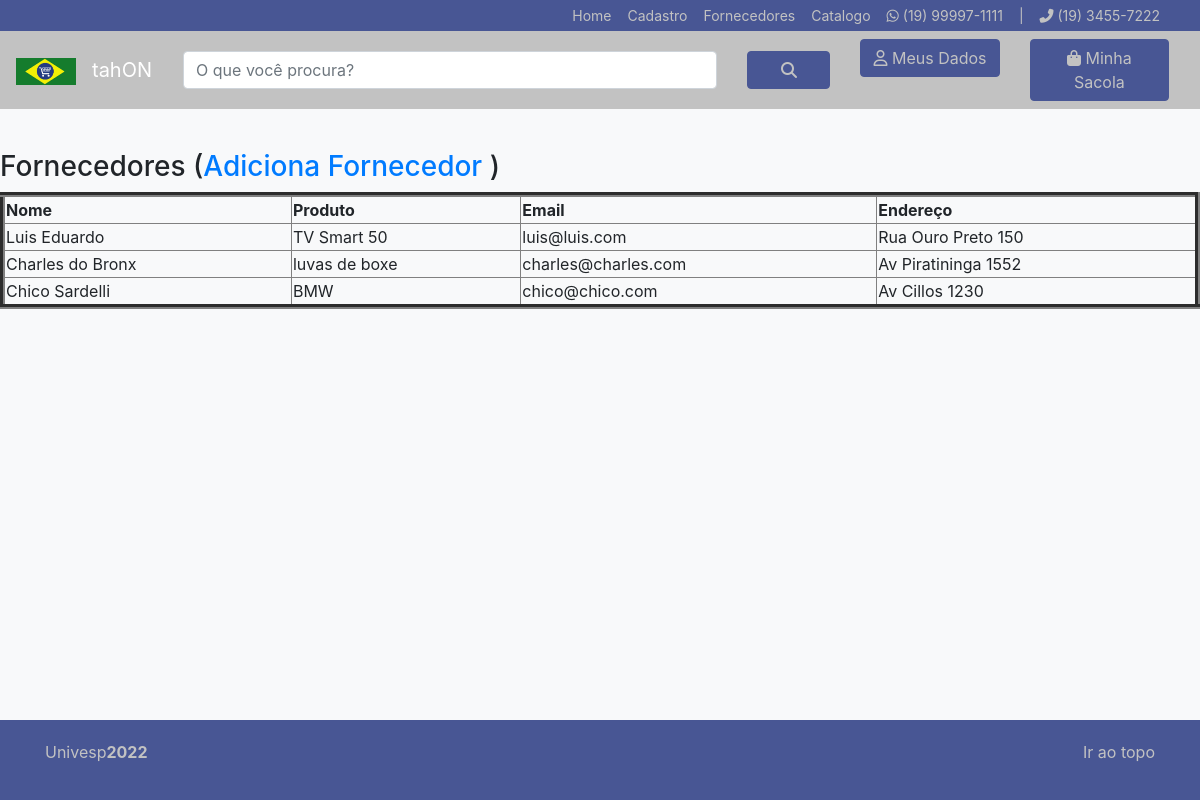
Screenshot of /fornecedores with the database file from the repository.
### app.py (models this page shows, shortened)
class fornecedores(db.Model):
   id = db.Column('student_id', db.Integer, primary_key = True)
   nome = db.Column(db.String(100))
   produto = db.Column(db.String(100))
   email = db.Column(db.String(200))
   endereco = db.Column(db.String(150))

### app.py (the view)
@app.route('/fornecedores')
def tabela():
   return render_template('fornecedores.html', fornecedores = fornecedores.query.all() )

### templates/fornecedores.html (shortened to what this page needs)
<!DOCTYPE html>
<html lang="pt-br" class="h-100">
   <head>
      <link rel="stylesheet" href="{{ url_for('static', filename='css/bootstrap.min.css') }}">
      <link rel="stylesheet" href="{{ url_for('static', filename='css/style.css') }}">
    </head>
<body class="d-flex flex-column h-100 bg-light">
  <header>
    <nav class="navbar navbar-expand navbar-faixa">
      <div class="collapse navbar-collapse">
        <ul class="navbar-nav ml-auto mr-lg-3">
          <li class="nav-item">
            <a class="nav-link" href="/">Home</a>
          </li>
          <li class="nav-item">
            <a class="nav-link" href="/cadastro">Cadastro</a>
          </li>
          <li class="nav-item">
            <a class="nav-link" href="/fornecedores">Fornecedores</a>
          </li>
          <li class="nav-item">
            <a class="nav-link" href="/catalogo">Catalogo</a>
          </li>
          <li class="nav-item">
            <a class="nav-link" href="#"><i class="fab fa-whatsapp"></i> (19) 99997-1111</a>
          </li>
          <li class="nav-item"><a class="nav-link">|</a></li>
          <li class="nav-item">
            <a class="nav-link" href="#"><i class="fas fa-phone-alt"></i> (19) 3455-7222</a>
          </li>
        </ul>
      </div>
    </nav>
    <nav class="navbar navbar-expand-lg navbar-dark navbar-menu">
      <a class="navbar-brand" href="#"><img class="logo" src="{{ url_for('static', filename='img/e-commerce2.jpg') }}"></a>
      <a class="navbar-brand" href="#">tahON</a>
      <div class="collapse navbar-collapse" id="navbar-menu">
        <div class="col-12 col-lg-8">
          <form class="form-inline row">
            <div class="col-8 col-lg-10">
              <input class="form-control w-100" type="search" placeholder="O que você procura?" aria-label="Search">
            </div>
            <div class="col-4 col-lg-2">
              <button class="btn btn-primary w-100" type="submit"><i class="fas fa-search"></i></button>
            </div>
          </form>
        </div>
        <div class="col-12 col-lg-4 mt-2 mt-lg-0">
          <div class="row">
            <div class="col-6">
              <a class="btn btn-primary w-100" href="#"><i class="far fa-user"></i> Meus Dados</a>
            </div>
            <div class="col-6">
              <a class="btn btn-primary w-100" href="#"><i class="fas fa-shopping-bag"></i> Minha Sacola</a>
            </div>
          </div>
        </div>
      </div>
    </nav>
  </header>
   <h3>Fornecedores (<a href="{{ url_for('new') }}">Adiciona Fornecedor
      </a>)</h3>
   <table border=5>
      <thead>
         <tr>
            <th>Nome</th>
            <th>Produto</th>
            <th>Email</th>
            <th>Endereço</th>
         </tr>
      </thead>
      <tbody>
         {% for fornecedor in fornecedores %}
         <tr>
            <td>{{ fornecedor.nome }}</td>
            <td>{{ fornecedor.produto }}</td>
            <td>{{ fornecedor.email }}</td>
            <td>{{ fornecedor.endereco }}</td>
         </tr>
         {% endfor %}
      </tbody>
   </table>
   <footer class="footer mt-auto">
      <div class="container">
        <p class="float-right">
          <a href="#">Ir ao topo</a>
        </p>
        <p>
          Univesp<a href="https://www.univesp.br"><b>2022</b></a>
        </p>
      </div>
    </footer>
  </body>
</html>

### static/css/style.css (style rules this page uses)
:root { --cor-primaria: #485694; --cor-secundaria: #c2c2c2; --cor-branco: #fff; --cor-preto: #000; --font-rootcow-1: 'Shadows Into Light', cursive; --font-rootcow-2: 'Indie Flower', cursive; }
.btn-primary { color: var(--cor-secundaria)!important; background-color: var(--cor-primaria)!important; border-color: var(--cor-primaria)!important; transition: 0.2s; }
.navbar-faixa { background-color: var(--cor-primaria)!important; padding-top: 0; padding-bottom: 0; }
.navbar-faixa .nav-link { padding: 5px; font-size: 14px; color: var(--cor-secundaria)!important; }
.logo { width: 60px; }
.navbar-menu { background-color: var(--cor-secundaria)!important; }
.footer { background-color: var(--cor-primaria)!important; padding: 20px; }
.footer p { color: var(--cor-secundaria)!important; }
.footer p a { color: var(--cor-secundaria)!important; text-decoration: none; }

### rows the page displays
fornecedores: nome "Luis Eduardo", produto "TV Smart 50", email "luis@luis.com", endereco "Rua Ouro Preto 150"
fornecedores: nome "Charles do Bronx", produto "luvas de boxe", email "charles@charles.com", endereco "Av Piratininga 1552"
fornecedores: nome "Chico Sardelli", produto "BMW", email "chico@chico.com", endereco "Av Cillos 1230"
